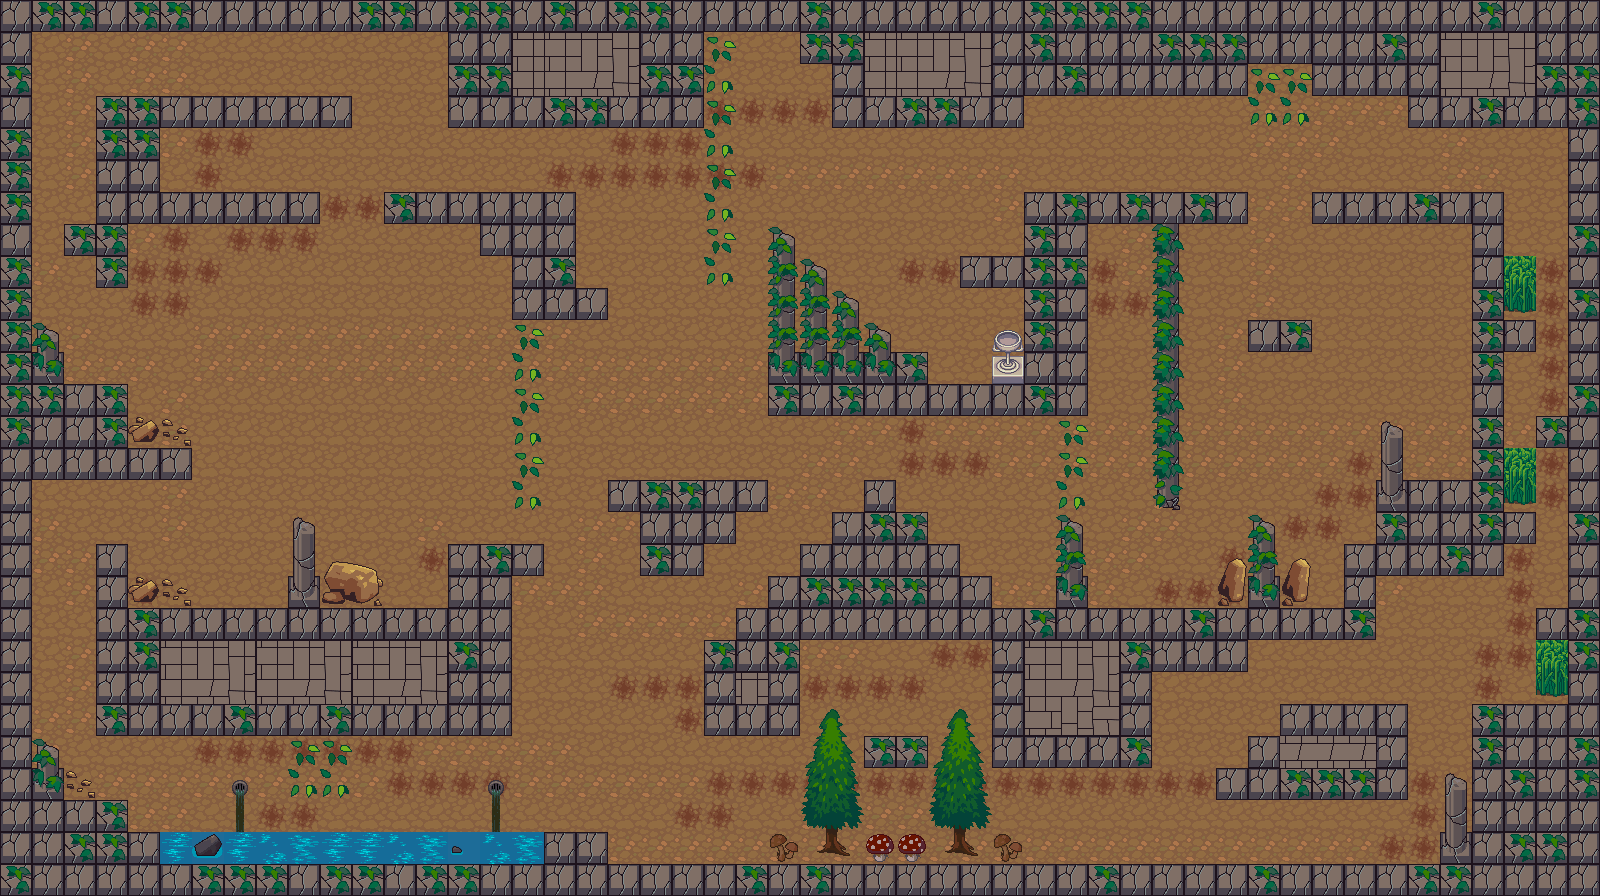

The image is a tile-based game level rendered from a .tmx file. Its description and source (layers, tilesets, objects; grid data summarised) follow:
An orthogonal 50x28 tile map with 32x32 px tiles, 3 tile layers (Calque de Tuiles 1, Calque de Tuiles 2, collision).

<map version="1.5" tiledversion="1.5.0" orientation="orthogonal" renderorder="right-down" width="50" height="28" tilewidth="32" tileheight="32" infinite="0" nextlayerid="4" nextobjectid="1">
 <tileset firstgid="1" source="terrain_atlas.tsx" />
 <layer id="1" name="Calque de Tuiles 1" width="50" height="28">
  <data>[1400 cells, 1400 non-empty, 3 distinct tile ids]</data>
 </layer>
 <layer id="2" name="Calque de Tuiles 2" width="50" height="28">
  <data>[1400 cells, 83 non-empty, 26 distinct tile ids]</data>
 </layer>
 <layer id="3" name="collision" width="50" height="28">
  <data>[1400 cells, 572 non-empty, 27 distinct tile ids]</data>
 </layer>
</map>
